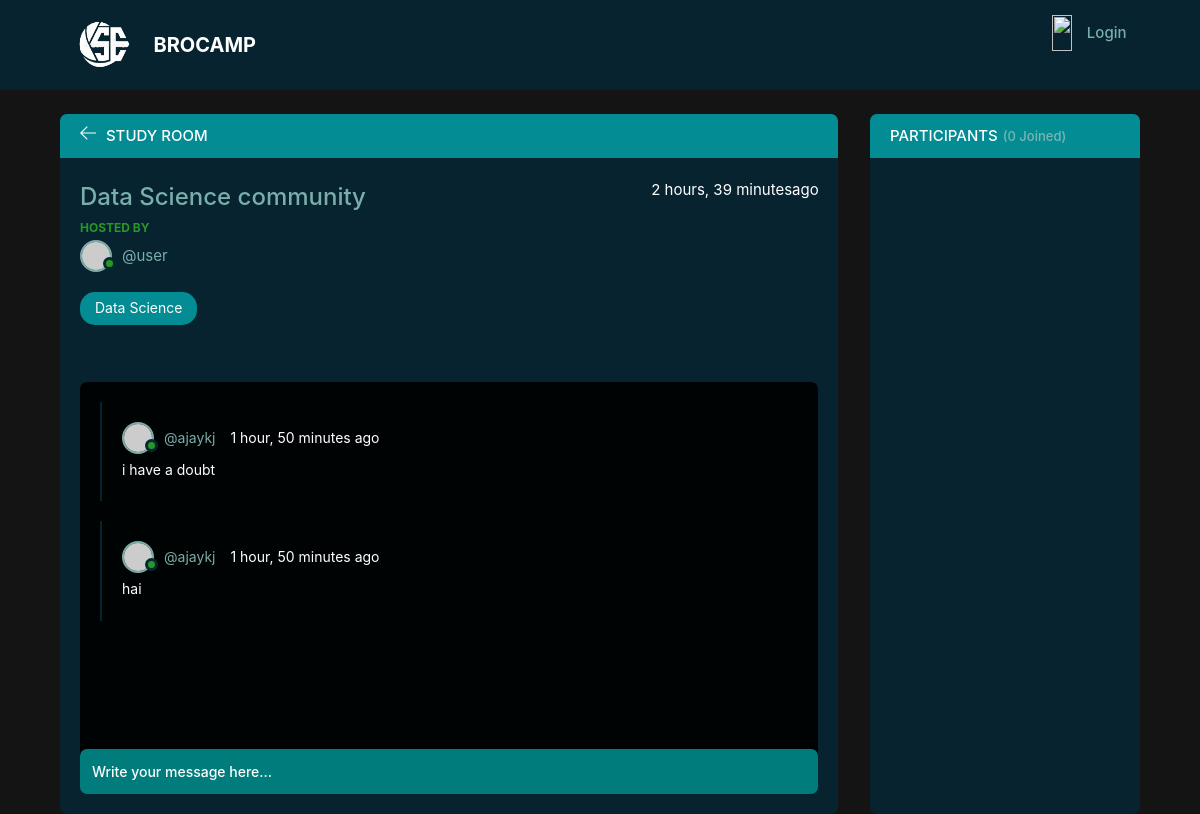
The page /room/19/ on the database its author committed.
### base/models.py (models this page shows, shortened)
class Room(models.Model):
    host = models.ForeignKey(User, on_delete=models.SET_NULL,null=True)
    topic = models.ForeignKey(Topic, on_delete=models.SET_NULL,null=True)
    name=models.CharField(max_length=200)
    description = models.TextField(null=True, blank=True)
    participants = models.ManyToManyField(User,related_name='participants', blank=True)
    updated = models.DateTimeField(auto_now=True)
    created = models.DateTimeField(auto_now_add=True)
    class Meta:
        ordering = ['-updated','-created']

class Topic(models.Model):
    name=models.CharField(max_length=200)
    def __str__(self):
        return self.name

class Message(models.Model):
    user = models.ForeignKey(User,on_delete=models.CASCADE)
    room = models.ForeignKey(Room, on_delete=models.CASCADE)
    body = models.TextField()
    updated = models.DateTimeField(auto_now=True)
    created = models.DateTimeField(auto_now_add=True)
    class Meta:
        ordering = ['-updated','-created']

### base/views.py (the view, shortened to what this page needs)
# urls.py: path('room/<str:pk>/',views.room,name='room'),
def room(request, pk):
    room = Room.objects.get(id=pk)
    room_messages = room.message_set.all()
    participants = room.participants.all()
    context = {'room': room, 'room_messages': room_messages,
               'participants': participants}
    return render(request, 'base/room.html', context)

### base/templates/base/room.html (shortened to what this page needs)
{% extends 'index.html' %}
{% block content %}
<main class="profile-page layout layout--2">
  <div class="container">
    <div class="room">
      <div class="room__top">
        <div class="room__topLeft">
          <a href="{% url 'home' %}">
            <svg version="1.1" xmlns="http://www.w3.org/2000/svg" width="32" height="32" viewBox="0 0 32 32">
              <title>arrow-left</title>
              <path
                d="M13.723 2.286l-13.723 13.714 13.719 13.714 1.616-1.611-10.96-10.96h27.625v-2.286h-27.625l10.965-10.965-1.616-1.607z">
              </path>
            </svg>
          </a>
          <h3>Study Room</h3>
        </div>
      </div>
      <div class="room__box scroll">
        <div class="room__header scroll">
          <div class="room__info">
            <h3>{{room.name}}</h3>
            <span>{{room.created | timesince }}ago</span>
          </div>
          <div class="room__hosted">
            <p>Hosted By</p>
            <a href="{% url 'user-profile' room.host.id %}" class="room__author">
              <div class="avatar avatar--small">
                <img src="https://randomuser.me/api/portraits/men/37.jpg" />
              </div>
              <span>@{{room.host.username}}</span>
            </a>
          </div>
          <span class="room__topics">{{room.topic}}</span>
        </div>
        <div class="room__conversation">
          <div class="threads scroll">
            {% for message in room_messages %}
            <div class="thread">
              <div class="thread__top">
                <div class="thread__author">
                  <a href="{% url 'user-profile' message.user.id %}" class="thread__authorInfo">
                    <div class="avatar avatar--small">
                      <img src="https://randomuser.me/api/portraits/men/37.jpg" />
                    </div>
                    <span>@{{ message.user.username}}</span>
                  </a>
                  <span class="thread__date">{{message.created | timesince }} ago</span>
                </div>
              </div>
              <div class="thread__details">
                {{message.body}}
              </div>
            </div>
            {% endfor %}
          </div>
        </div>
      </div>
      <div class="room__message">
        <form method="POST" action="{% url 'add_message' room.id %}">
          <input name="message" placeholder="Write your message here..." />
        </form>
      </div>
    </div>
    <div class="participants">
      <h3 class="participants__top">Participants <span>({{participants.count}} Joined)</span></h3>
      <div class="participants__list scroll">
      </div>
    </div>
  </div>
</main>
{% endblock content %}

### rows shown on the page
Room: name "Data Science community", created "2 hours, 39 minutes", host.username "user", topic "Data Science"
Message: user.username "ajaykj", created "1 hour, 50 minutes", body "i have a doubt"
Message: user.username "ajaykj", created "1 hour, 50 minutes", body "hai"

### other values the page prints
{{ participants.count }} "0"
